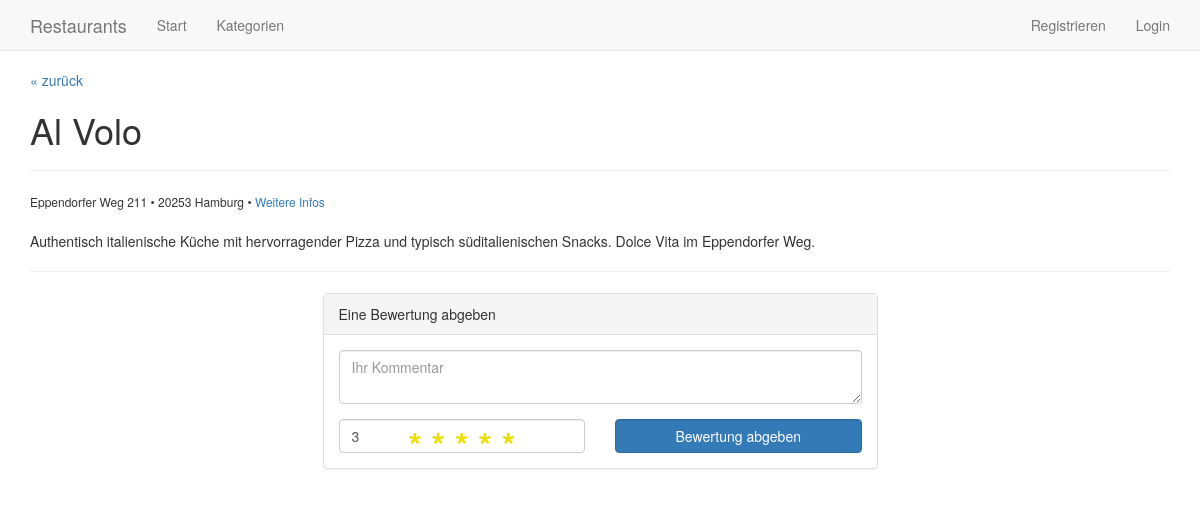
The app's page /detail/2 with its own data.
### tables this page shows
CREATE TABLE restaurant (
        id INTEGER PRIMARY KEY,
        name TEXT,
        description TEXT,
        url TEXT,
        street TEXT,
        city TEXT,
        zip INTEGER      
);

### application.py (the view)
@app.route('/detail/<int:restaurant_id>')
def detail(restaurant_id):
	restaurant = query_db('SELECT * FROM restaurant WHERE id = ?', (restaurant_id,), True)
	ratings = query_db('SELECT * FROM rating WHERE restaurant_id = ?', (restaurant_id,))
	return render_template('detail.html', restaurant=restaurant, ratings=ratings)

### application.py (called while the page is built)
def get_db():
	db = getattr(g, '_database', None)
	if db is None:
		db = g._database = sqlite3.connect(DATABASE)
	db.row_factory = sqlite3.Row
	return db

@app.teardown_appcontext
def close_connection(exception):
	db = getattr(g, '_database', None)
	if db is not None:
		db.close()

def query_db(query, args=(), one=False):
	cur = get_db().execute(query, args)
	rv = cur.fetchall()
	cur.close()
	return (rv[0] if rv else None) if one else rv

### templates/detail.html (shortened to what this page needs)
{% extends "layout.html" %}
{% block navigation %}{{ super( ) }}{% endblock %}
{% block content %}
	<p><a href="#" onClick="window.history.back();">&laquo; zurück</a></p>
	<h1>{{ restaurant['name'] }}</h1>
	<hr>
	<span style="font-size: 12px;">
		{{ restaurant['street'] }} &bull; {{ restaurant['zip'] }} {{ restaurant['city'] }} &bull;
		<a target="_blank" href="{{ restaurant['url'] }}">Weitere Infos</a><br><br>
	</span>
	<p>{{ restaurant['description'] }}</p>
	<hr>
	<div class="row">
		<div class="col-sm-offset-3 col-sm-6">
		</div>
	</div>
	<div class="row">
		<div class="col-sm-offset-3 col-sm-6">
			<div class="panel panel-default">
				<div class="panel-heading">
					Eine Bewertung abgeben
				</div>
				<div class="panel-body">
					<form action="{{ url_for('.rate') }}" method="get">
						<div class="row">
 							<div class="col-md-12">
								<textarea name="text" placeholder="Ihr Kommentar" class="form-control" required="required"></textarea>
							</div>
							<div class="col-md-6 text-center">
								<span style="margin-top: 15px; display: block; font-size: 35px; height: 0px; color: #ED0;"><strong>* * * * *</strong></span>
								<input class="form-control" type="number" name="rating" length="1" min="1" max="5" value="3">
							</div>
							<div class="col-md-6">
								<input type="submit" value="Bewertung abgeben" class="form-control btn btn-primary" style="margin-top: 15px;">
							</div>
						</div>
					</form>
				</div>
			</div>
		</div>
	</div>
{% endblock %}

### records on screen
restaurant: name "Al Volo", street "Eppendorfer Weg 211", zip "20253", city "Hamburg", description "Authentisch italienische Küche mit hervorragender Pizza und typisch süditalienischen Snacks. Dolce Vita im Eppendorfer Weg."
